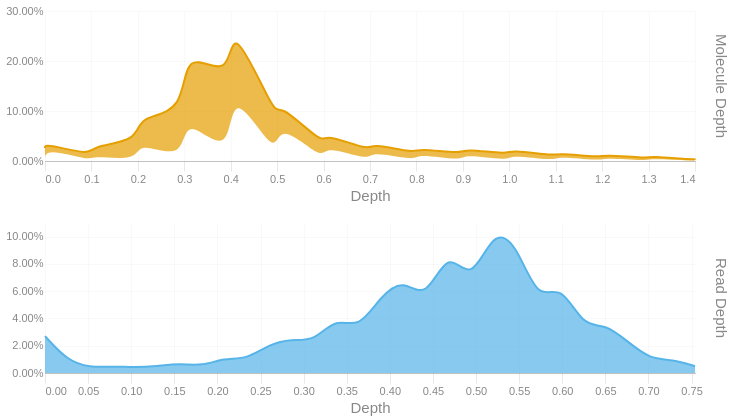

The notebook cell saved with this chart:
### Code cell
readdep = depth_hist(tb['Read Depth'], q99, 3)
readdep = readdep.with_columns(pl.lit('Read Depth').alias('Metric'))
if not SKIPLR:
    moldep = depth_hist(tb['Molecule Depth'], mol_q99, 1)
    moldep = moldep.with_columns(pl.lit('Molecule Depth').alias('Metric'))
    _hist = pl.concat([readdep, moldep])
    _hist = _hist.filter(pl.col('Proportion') != 0)
    with SafeRender(_hist):
        (
            alt.Chart(_hist)        
            .mark_area(interpolate = "basis")
            .encode(
                x=alt.X('Bin:Q').scale(domainMin=0).axis(alt.Axis(title='Depth')),
                y = alt.Y('Proportion:Q', title = None).axis(format = '.2%'),
                color = alt.Color('Metric:N').legend(None),
                row = alt.Row("Metric:N").header(title = None, labelOrient = 'right'),
                tooltip = [
                    alt.Tooltip("Metric:N", title = "Metric"),
                    alt.Tooltip('Interval:N', title = "Depth Interval"),
                    alt.Tooltip('Proportion:Q', title = "% Alignments").format('.2%')
                ]
            )
            .resolve_scale(x='independent', y='independent')
            .properties(
                height = 150, width = 650,
                usermeta={'embedOptions': {'downloadFileName': f'{samplename}.depth.hist'}}
            )
        ).display()
else:
    readdep = readdep.filter(pl.col('Proportion') != 0)
    with SafeRender(readdep):
        (
            alt.Chart(readdep)        
            .mark_area(interpolate = "basis")
            .encode(
                x=alt.X('Bin:Q').scale(domainMin=0).axis(alt.Axis(title='Depth')),
                y = alt.Y('Proportion:Q', title = None).axis(format = '.2%'),
                tooltip = [
                    alt.Tooltip('Interval:N', title = "Depth Interval"),
                    alt.Tooltip('Proportion:Q', title = "% Alignments").format('.2%')
                ]
            )
            .properties(
                usermeta={'embedOptions': {'downloadFileName': f'{samplename}.depth.hist'}}
            )
        ).display()

### Figure 1 — Vega-Lite specification as saved in the notebook (floating-point values rounded to 4 significant figures)
{"width": 650, "height": 150, "config": {"title": {"anchor": "start", "dy": -15, "fontSize": 18, "color": "#888888", "subtitleColor": "#888888", "subtitleFontSize": 14}, "arc": {"fill": "#0072B2"}, "axis": {"domainColor": "#888888", "domainWidth": 0.5, "gridWidth": 0.2, "grid": false, "titleFontWeight": 400, "titleFontSize": 15, "labelFontSize": 11, "labelColor": "#888888", "tickColor": "#888888", "tickWidth": 0.2, "titleColor": "#888888"}, "axisBand": {"grid": false}, "axisX": {"grid": true, "tickSize": 10, "domainCap": "round"}, "axisY": {"domain": false, "grid": true, "tickSize": 0, "domainCap": "round"}, "background": "transparent", "header": {"labelFontSize": 15, "labelColor": "#888888", "titleFontSize": 15, "titleFontWeight": 600, "titleColor": "#888888"}, "legend": {"labelFont": "sans-serif", "labelFontSize": 12, "labelColor": "#888888", "symbolSize": 100, "symbolType": "circle", "titleFontSize": 12, "titlePadding": 10, "titleColor": "#888888", "title": null}, "range": {"category": ["#E69F00", "#56B4E9", "#009E73", "#F0E442", "#0072B2", "#D55E00", "#CC79A7", "#000000"], "diverging": ["#cfe8f3", "#a2d4ec", "#73bfe2", "#46abdb", "#1696d2", "#12719e"]}, "area": {"fill": "#0072B2", "fillOpacity": 0.7, "line": true, "strokeOpacity": 0.7}, "line": {"color": "#0072B2", "stroke": "#0072B2", "strokeWidth": 2}, "trail": {"color": "#0072B2", "stroke": "#0072B2", "strokeWidth": 0, "size": 1}, "point": {"filled": true, "fillOpacity": 1.0, "size": 95}, "text": {"color": "#888888", "fontSize": 11, "align": "right", "fontWeight": 400, "size": 11}, "bar": {"fill": "#0072B2", "stroke": null}, "view": {"stroke": null, "continuousWidth": 660, "continuousHeight": 400}}, "data": {"name": "data-70026afc664e24a0bf5584be925483cd"}, "mark": {"type": "area", "interpolate": "basis"}, "encoding": {"color": {"field": "Metric", "legend": null, "type": "nominal"}, "row": {"field": "Metric", "header": {"title": null, "labelOrient": "right"}, "type": "nominal"}, "tooltip": [{"field": "Metric", "title": "Metric", "type": "nominal"}, {"field": "Interval", "title": "Depth Interval", "type": "nominal"}, {"field": "Proportion", "format": ".2%", "title": "% Alignments", "type": "quantitative"}], "x": {"axis": {"title": "Depth"}, "field": "Bin", "scale": {"domainMin": 0}, "type": "quantitative"}, "y": {"axis": {"format": ".2%"}, "field": "Proportion", "title": null, "type": "quantitative"}}, "resolve": {"scale": {"x": "independent", "y": "independent"}}, "usermeta": {"embedOptions": {"downloadFileName": "S6_Altamaha_3965.depth.hist"}}, "$schema": "https://vega.github.io/schema/vega-lite/v6.1.0.json", "datasets": {"data-70026afc664e24a0bf5584be925483cd": [{"Bin": 0.0, "Interval": "0.0-0.026", "Proportion": 0.027, "Metric": "Read Depth"}, {"Bin": 0.026, "Interval": "0.026-0.052", "Proportion": 0.009, "Metric": "Read Depth"}, {"Bin": 0.052, "Interval": "0.052-0.078", "Proportion": 0.004, "Metric": "Read Depth"}, {"Bin": 0.078, "Interval": "0.078-0.104", "Proportion": 0.005, "Metric": "Read Depth"}, {"Bin": 0.104, "Interval": "0.104-0.13", "Proportion": 0.004, "Metric": "Read Depth"}, {"Bin": 0.13, "Interval": "0.13-0.156", "Proportion": 0.005, "Metric": "Read Depth"}, {"Bin": 0.156, "Interval": "0.156-0.182", "Proportion": 0.007, "Metric": "Read Depth"}, {"Bin": 0.182, "Interval": "0.182-0.208", "Proportion": 0.005, "Metric": "Read Depth"}, {"Bin": 0.208, "Interval": "0.208-0.234", "Proportion": 0.011, "Metric": "Read Depth"}, {"Bin": 0.234, "Interval": "0.234-0.26", "Proportion": 0.01, "Metric": "Read Depth"}, {"Bin": 0.26, "Interval": "0.26-0.286", "Proportion": 0.021, "Metric": "Read Depth"}, {"Bin": 0.286, "Interval": "0.286-0.312", "Proportion": 0.025, "Metric": "Read Depth"}, {"Bin": 0.312, "Interval": "0.312-0.338", "Proportion": 0.023, "Metric": "Read Depth"}, {"Bin": 0.338, "Interval": "0.338-0.364", "Proportion": 0.041, "Metric": "Read Depth"}, {"Bin": 0.364, "Interval": "0.364-0.39", "Proportion": 0.032, "Metric": "Read Depth"}, {"Bin": 0.39, "Interval": "0.39-0.416", "Proportion": 0.057, "Metric": "Read Depth"}, {"Bin": 0.416, "Interval": "0.416-0.442", "Proportion": 0.069, "Metric": "Read Depth"}, {"Bin": 0.442, "Interval": "0.442-0.468", "Proportion": 0.053, "Metric": "Read Depth"}, {"Bin": 0.468, "Interval": "0.468-0.494", "Proportion": 0.092, "Metric": "Read Depth"}, {"Bin": 0.494, "Interval": "0.494-0.52", "Proportion": 0.065, "Metric": "Read Depth"}, {"Bin": 0.52, "Interval": "0.52-0.546", "Proportion": 0.105, "Metric": "Read Depth"}, {"Bin": 0.546, "Interval": "0.546-0.572", "Proportion": 0.096, "Metric": "Read Depth"}, {"Bin": 0.572, "Interval": "0.572-0.598", "Proportion": 0.052, "Metric": "Read Depth"}, {"Bin": 0.598, "Interval": "0.598-0.624", "Proportion": 0.066, "Metric": "Read Depth"}, {"Bin": 0.624, "Interval": "0.624-0.65", "Proportion": 0.034, "Metric": "Read Depth"}, {"Bin": 0.65, "Interval": "0.65-0.676", "Proportion": 0.036, "Metric": "Read Depth"}, {"Bin": 0.676, "Interval": "0.676-0.702", "Proportion": 0.023, "Metric": "Read Depth"}, {"Bin": 0.702, "Interval": "0.702-0.728", "Proportion": 0.01, "Metric": "Read Depth"}, {"Bin": 0.728, "Interval": "0.728-0.754", "Proportion": 0.01, "Metric": "Read Depth"}, {"Bin": 0.754, "Interval": "0.754-0.78", "Proportion": 0.005, "Metric": "Read Depth"}, {"Bin": 0.0, "Interval": "0.0-0.0", "Proportion": 0.026, "Metric": "Molecule Depth"}, {"Bin": 0.0, "Interval": "0.0-0.1", "Proportion": 0.009, "Metric": "Molecule Depth"}, {"Bin": 0.1, "Interval": "0.1-0.1", "Proportion": 0.011, "Metric": "Molecule Depth"}, {"Bin": 0.1, "Interval": "0.1-0.2", "Proportion": 0.019, "Metric": "Molecule Depth"}, {"Bin": 0.2, "Interval": "0.2-0.2", "Proportion": 0.04, "Metric": "Molecule Depth"}, {"Bin": 0.2, "Interval": "0.2-0.3", "Proportion": 0.05, "Metric": "Molecule Depth"}, {"Bin": 0.3, "Interval": "0.3-0.3", "Proportion": 0.096, "Metric": "Molecule Depth"}, {"Bin": 0.3, "Interval": "0.3-0.4", "Proportion": 0.133, "Metric": "Molecule Depth"}, {"Bin": 0.4, "Interval": "0.4-0.4", "Proportion": 0.158, "Metric": "Molecule Depth"}, {"Bin": 0.4, "Interval": "0.4-0.5", "Proportion": 0.131, "Metric": "Molecule Depth"}, {"Bin": 0.5, "Interval": "0.5-0.5", "Proportion": 0.082, "Metric": "Molecule Depth"}, {"Bin": 0.5, "Interval": "0.5-0.6", "Proportion": 0.038, "Metric": "Molecule Depth"}, {"Bin": 0.6, "Interval": "0.6-0.6", "Proportion": 0.032, "Metric": "Molecule Depth"}, {"Bin": 0.6, "Interval": "0.6-0.7", "Proportion": 0.024, "Metric": "Molecule Depth"}, {"Bin": 0.7, "Interval": "0.7-0.7", "Proportion": 0.02, "Metric": "Molecule Depth"}, {"Bin": 0.7, "Interval": "0.7-0.8", "Proportion": 0.016, "Metric": "Molecule Depth"}, {"Bin": 0.8, "Interval": "0.8-0.8", "Proportion": 0.015, "Metric": "Molecule Depth"}, {"Bin": 0.8, "Interval": "0.8-0.9", "Proportion": 0.011, "Metric": "Molecule Depth"}, {"Bin": 0.9, "Interval": "0.9-0.9", "Proportion": 0.014, "Metric": "Molecule Depth"}, {"Bin": 0.9, "Interval": "0.9-1.0", "Proportion": 0.011, "Metric": "Molecule Depth"}, {"Bin": 1.0, "Interval": "1.0-1.0", "Proportion": 0.013, "Metric": "Molecule Depth"}, {"Bin": 1.0, "Interval": "1.0-1.1", "Proportion": 0.01, "Metric": "Molecule Depth"}, {"Bin": 1.1, "Interval": "1.1-1.1", "Proportion": 0.01, "Metric": "Molecule Depth"}, {"Bin": 1.1, "Interval": "1.1-1.2", "Proportion": 0.006, "Metric": "Molecule Depth"}, {"Bin": 1.2, "Interval": "1.2-1.2", "Proportion": 0.007, "Metric": "Molecule Depth"}, {"Bin": 1.2, "Interval": "1.2-1.3", "Proportion": 0.006, "Metric": "Molecule Depth"}, {"Bin": 1.3, "Interval": "1.3-1.3", "Proportion": 0.005, "Metric": "Molecule Depth"}, {"Bin": 1.3, "Interval": "1.3-1.4", "Proportion": 0.005, "Metric": "Molecule Depth"}, {"Bin": 1.4, "Interval": "1.4-1.4", "Proportion": 0.002, "Metric": "Molecule Depth"}, {"Bin": 1.4, "Interval": "1.4-1.45", "Proportion": 0.003, "Metric": "Molecule Depth"}]}}
